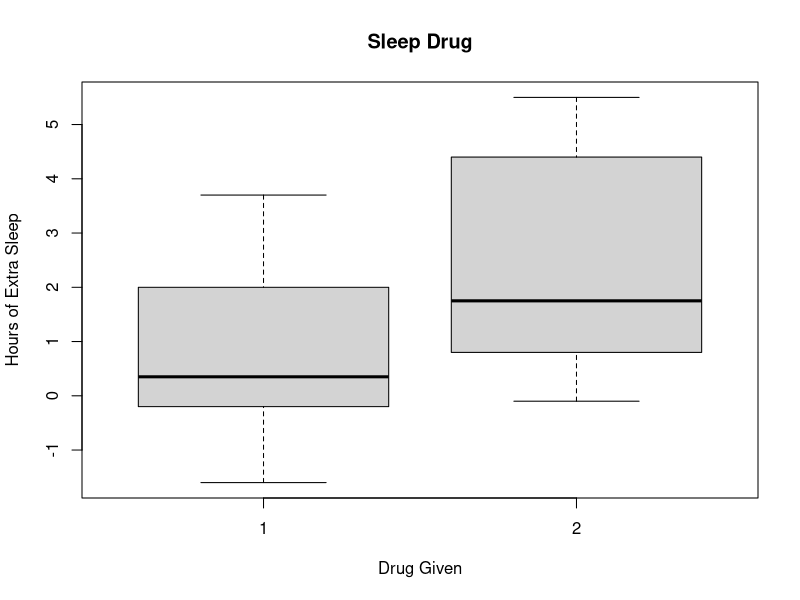
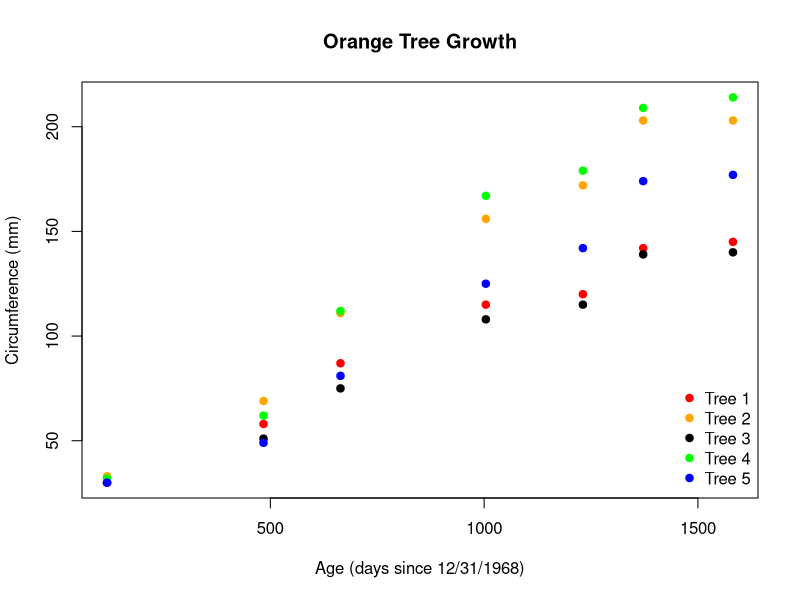
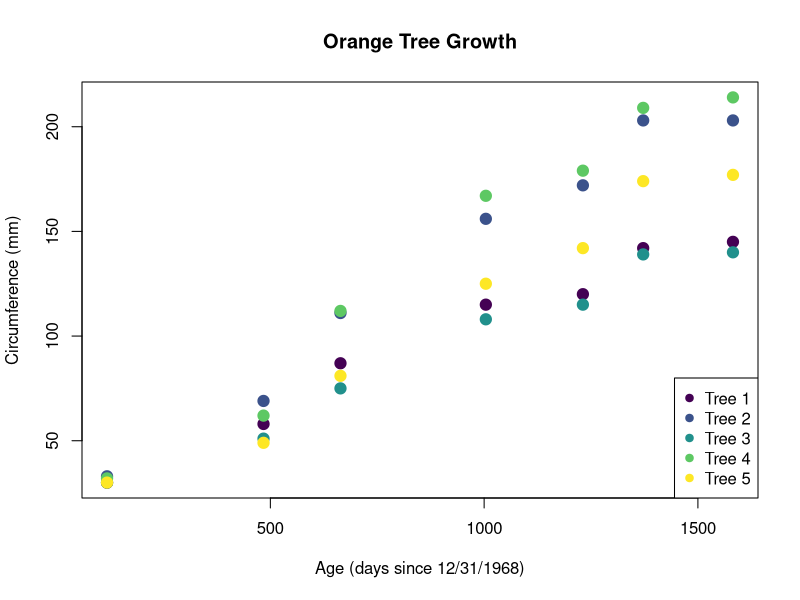

Recreate these plots in R, in order.
#### SET UP ####
getwd()
setwd("/Users/rebeccaxu/intersession_data_2024/code/day3_plotting")

library(datasets)

#### SLEEP DATA ####
data("sleep")

class(sleep)
dim(sleep)
head(sleep)

# png("RebeccaXu_sleepdrug.png", width = 520, height = 520)
plot(sleep$group,sleep$extra, xlab = "Drug Given", 
     ylab = "Hours of Extra Sleep",
    main = "Sleep Drug")
# dev.off()

#### ORANGE DATA ####
data("Orange")

class(Orange)
dim(Orange)
head(Orange, 7)

table(Orange$Tree)

#### ORANGE plot ####

# png("RebeccaXu_OrangeTrees.png", width = 520, height = 520)
plot(Orange$age, Orange$circumference, 
     col = c(rep("red", 7), rep("orange", 7), rep("black", 7), 
             rep("green", 7), rep("blue", 7)), pch = 19,
     xlab = "Age (days since 12/31/1968)", 
     ylab = "Circumference (mm)",
     main = "Orange Tree Growth")
legend("bottomright", legend = paste("Tree", 1:5),  
       col = c("red", "orange", "black", "green", "blue"), pch = 19, 
       bty = "n")
# dev.off()

#### Another Orange Trees plot with viridis function ####
install.packages("viridis")
library(viridis)

# viridis color for each unique species
col.trees.unique <- viridis::viridis(length(unique(Orange$Tree)))
names(col.trees.unique) <- unique(Orange$Tree)

# make species color character vector in same order as trees in data
col.idx <- match(Orange$Tree, names(col.trees.unique))
col.trees <- col.trees.unique[col.idx]

# plot
#png("RebeccaXu_ViridisOrangeTrees.png", width = 520, height = 520)
plot(Orange$age, Orange$circumference,
     pch = 19, cex = 1.5, col = col.trees,
     main = "Orange Tree Growth",
     xlab = "Age (days since 12/31/1968)",
     ylab = "Circumference (mm)")

# legend
legend("bottomright",
       legend = paste("Tree", names(col.trees.unique)),
       col = col.trees.unique, pch = 19)
#dev.off()

